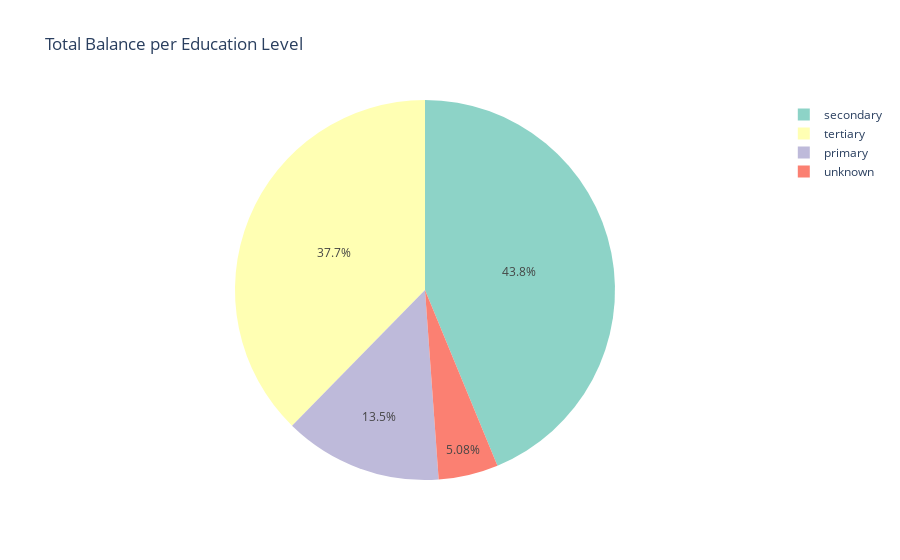

Notebook code cell kept with this figure:
### Code cell
fig = px.pie(df, names='education', values='balance',
             title='Total Balance per Education Level',
             color_discrete_sequence=px.colors.qualitative.Set3)
fig.show()

### Figure 1 — Plotly figure (JSON) as saved in the notebook; plotly's stock layout.template omitted (floating-point values rounded to 4 significant figures; data arrays with more than 128 entries replaced by an {"elided": "..."} marker saying what was removed)
{"data": [{"domain": {"x": [0, 1], "y": [0, 1]}, "hovertemplate": "education=%{label}<br>balance=%{value}<extra></extra>", "labels": {"elided": "11162 str values"}, "legendgroup": "", "name": "", "showlegend": true, "type": "pie", "values": {"elided": "11162 int values"}}], "layout": {"legend": {"tracegroupgap": 0}, "piecolorway": ["rgb(141,211,199)", "rgb(255,255,179)", "rgb(190,186,218)", "rgb(251,128,114)", "rgb(128,177,211)", "rgb(253,180,98)", "rgb(179,222,105)", "rgb(252,205,229)", "rgb(217,217,217)", "rgb(188,128,189)", "rgb(204,235,197)", "rgb(255,237,111)"], "title": {"text": "Total Balance per Education Level"}}}
